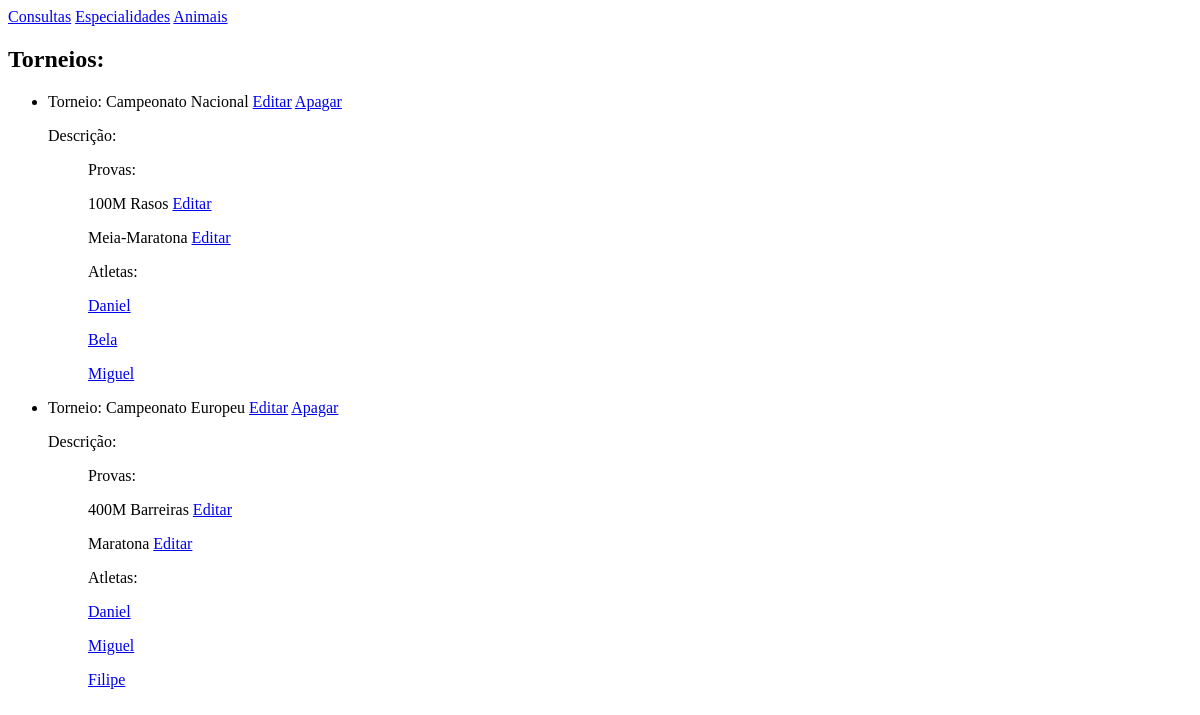
Before: /torneios/ with the older database file.
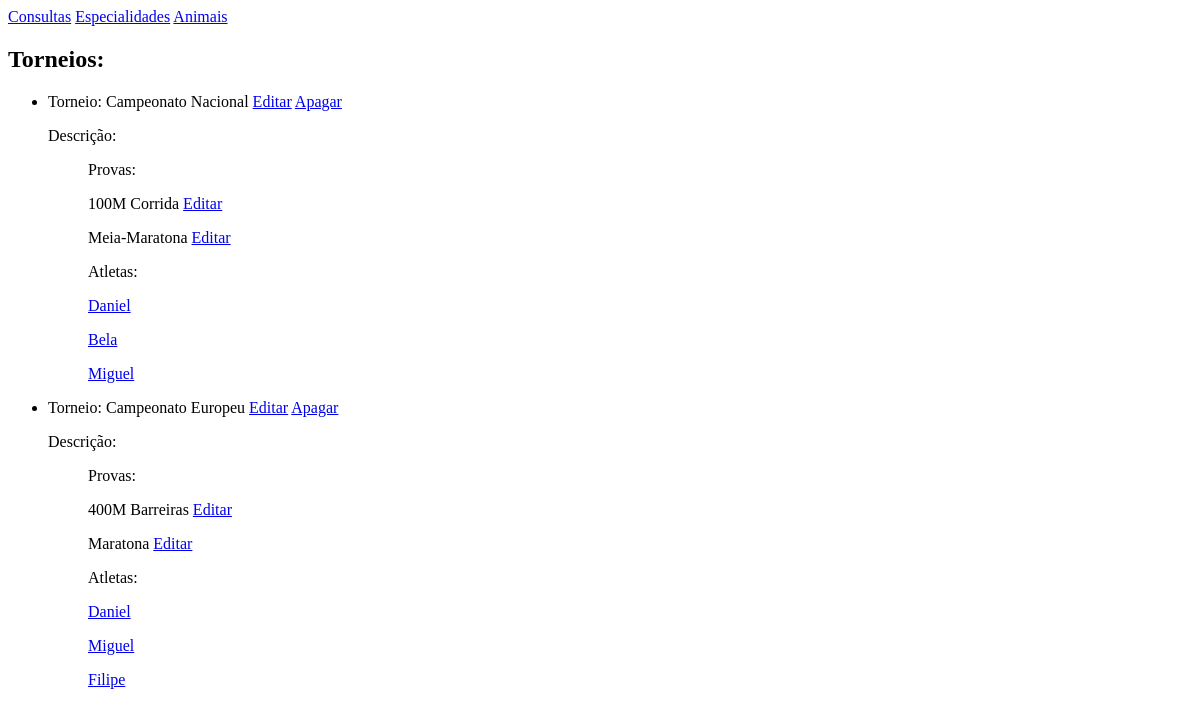
After: the same page with the newer database file.
### torneio/models.py (models this page shows, shortened)
class Prova(models.Model):
    nome = models.CharField(max_length=100)
    torneio = models.ForeignKey(Torneio, on_delete=models.CASCADE, related_name='provas')

### torneio/views.py (the view)
# urls.py: path('', views.torneios_view, name='torneios_view'),
def torneios_view(request):
    torneios = Torneio.objects.all()
    return render(request, 'torneios.html', {'torneios': torneios})

### torneio/templates/torneios.html
{% extends 'layout.html' %}
{% block content %}
<h2>Torneios:</h2>
<ul>
{% for torneio in torneios %}
    <li>Torneio: {{ torneio.nome }}
        <a href="/torneios/torneio/editar/{{torneio.id}}/">Editar</a>
        <a href="/torneios/torneio/apagar/{{torneio.id}}/">Apagar</a>
        <p>Descrição: {{torneio.descricao}}</p>
        <ul>
            <p>Provas:</p>
            {% for prova in torneio.provas.all %}
                <p>{{ prova.nome }}
                    <a href="{% url 'editar_prova_view' prova.id %}">Editar</a>
                </p>
            {% endfor %}
            <p>Atletas:</p>
            {% for atleta in torneio.atletas.all %}
                <p><a href="{% url 'atleta_view' atleta.id %}">{{ atleta.nome }}</a></p>
            {% endfor %}
        </ul>
    </li>
{% endfor %}
</ul>
{% endblock %}

Changed rows visible on the page:
changed Prova: nome "100M Rasos" → "100M Corrida"
